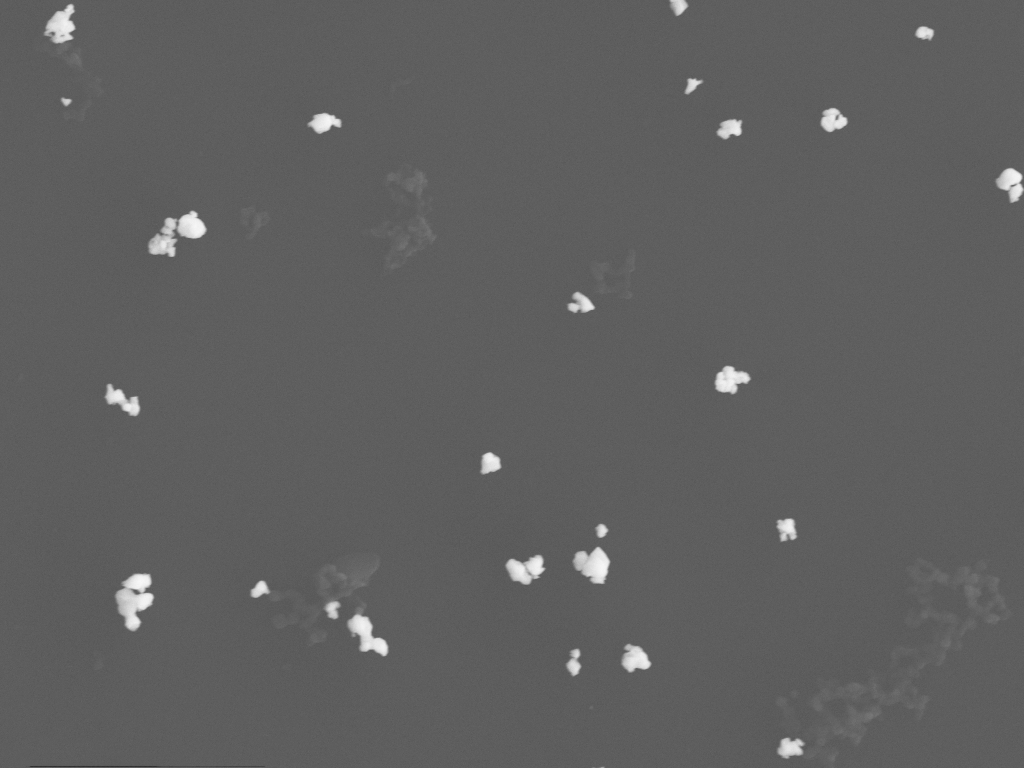
#> input picture _Archive_noLogo/2y-08WC-SDS1h-12PAH2h-wc30m-19.png, 1024 x 768 px, found by its file name
$ python TODO2.py
#> lines starting #> are read from the running program, lines starting #| are printed output that depends on the picture; after the words box and inside, x2 and y2 are one past the last pixel; in counts of white or black regions, pixels touching at a corner belong together; long printed decimals are rounded
import cv2
import numpy as np
import matplotlib.pyplot as plt
from scipy.signal import argrelextrema

# 读取图像
# 读取二值图像
image = cv2.imread('_Archive_noLogo/2y-08WC-SDS1h-12PAH2h-wc30m-19.png')
#> image is the input picture: shape (768, 1024, 3); min 45, max 248, mean 95.8
blur = cv2.pyrMeanShiftFiltering(image, sp=21, sr=55)
gray = cv2.cvtColor(blur, cv2.COLOR_BGR2GRAY)
ret, binary = cv2.threshold(gray, 0, 255, cv2.THRESH_BINARY + cv2.THRESH_OTSU)
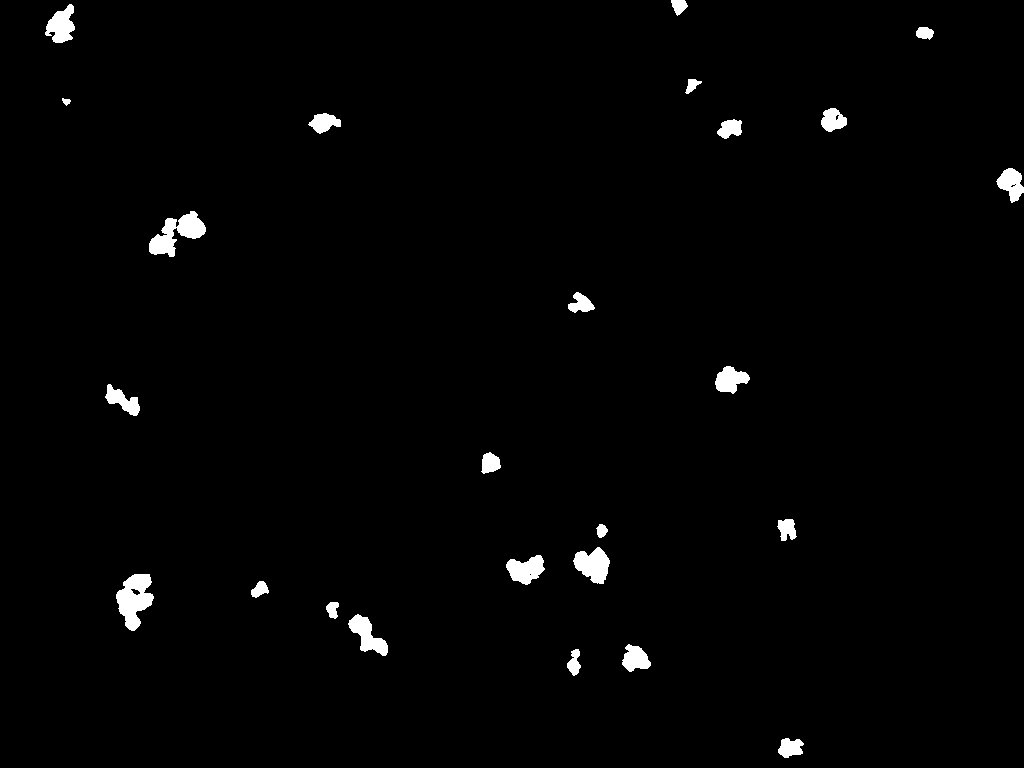
#> binary: shape (768, 1024); 1.5% white; 25 white regions, largest, box (x1, y1, x2, y2) and area: (116, 574, 154, 631) 1295, (149, 211, 206, 257) 1228, (573, 547, 610, 584) 886
#> ret = 152
dist = cv2.distanceTransform(binary, cv2.DIST_L2, 5)
dist_out = cv2.normalize(dist, 0, 1.0, cv2.NORM_MINMAX)
# 计算灰度值分布
hist, bins = np.histogram(dist_out.flatten(), bins=256, range=[0.001, 0.03])
#> hist = 256 values, max 2049 at index 10, min 0 at index 0, mean 45.43; bins = 257 values from 0.001 to 0.03

# 绘制灰度曲线图
plt.plot(bins[:-1], hist)

# 寻找极大值点
maxima_indices = argrelextrema(hist, np.greater)[0]
#> maxima_indices = 46 values from 10 to 235

# 设置阈值来选择频率较高的极大值点
threshold = np.percentile(hist, 90)
#> threshold = 76.5
selected_maxima_indices = [
    index for index in maxima_indices if hist[index] > threshold]
#> selected_maxima_indices = 25 values from 10 to 156

# 在图像上标记选择的极大值点并打印x坐标
for index in selected_maxima_indices:
    x = bins[index]
    y = hist[index]
    plt.scatter(x, y, c='r', marker='o')
    print(x/dist_out.max())
#> this loop made 25 passes
#> (index, x, y) on passes 1 to 12: (10, 0.00213, 2049), (18, 0.00304, 834), (30, 0.0044, 1080), (34, 0.00485, 780), (46, 0.00621, 693), (50, 0.00666, 544), (54, 0.00712, 430), (62, 0.00802, 628), (70, 0.00893, 465), (73, 0.00927, 338), (77, 0.00972, 305), (89, 0.0111, 679)
#| 0.07707
#| 0.1098
#| 0.1589
#| 0.1753
#| 0.2244
#| 0.2408
#| 0.2572
#| 0.2899
#> (further printed lines are left out)

# 设置坐标轴标签和标题
plt.xlabel('Gray Level')
plt.ylabel('Pixel Count')
plt.title('Gray Level Distribution of Distance Transform')

# 显示图像
plt.show()
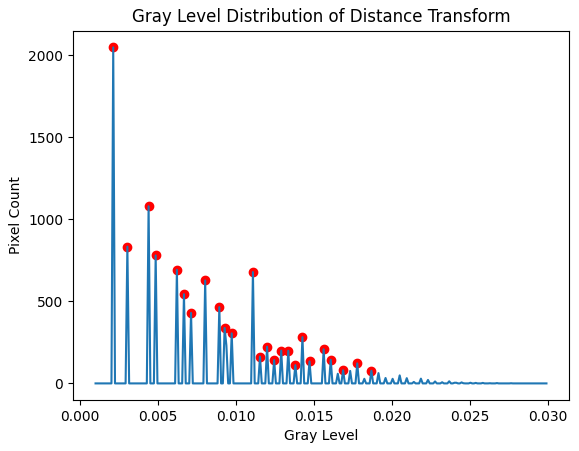
#> figure drawn by matplotlib, 1 panel; curve peaks at x = 0.00213, y = 2049

# [14 lines of commented-out code are left out]

$ run again, with _Archive_noLogo/2y-08WC-SDS1h-12PAH2h-wc30m-01.png copied over _Archive_noLogo/2y-08WC-SDS1h-12PAH2h-wc30m-19.png
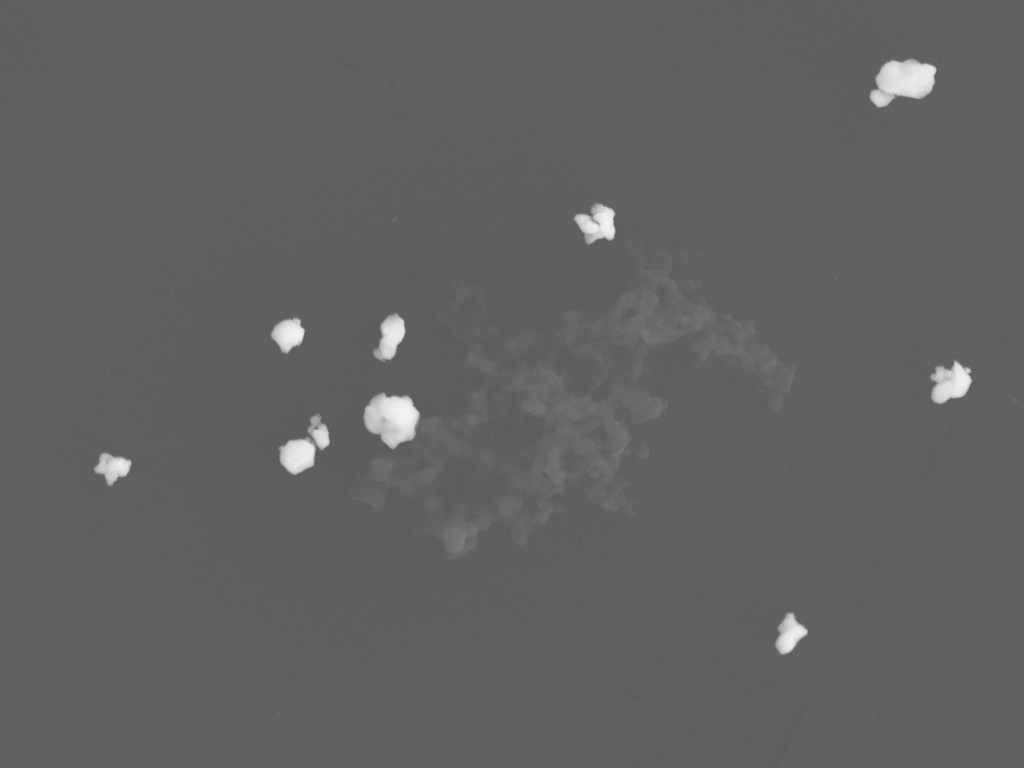
#> input picture _Archive_noLogo/2y-08WC-SDS1h-12PAH2h-wc30m-01.png, 1024 x 768 px, found by its file name
#> image is the input picture: shape (768, 1024, 3); min 87, max 246, mean 98.3
#> `ret, binary = cv2.threshold(gray, 0, 255, cv2.THRESH_BINARY + cv2.THRE..`:
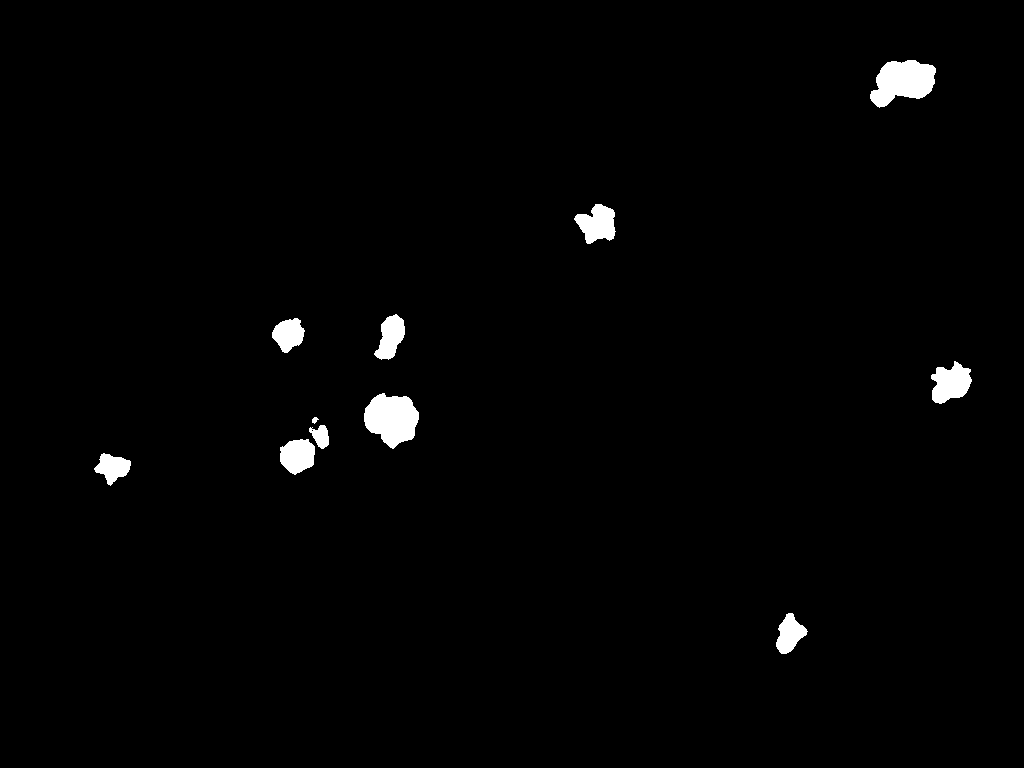
#> binary: shape (768, 1024); 1.4% white; 11 white regions, largest, box (x1, y1, x2, y2) and area: (364, 393, 419, 449) 2139, (870, 60, 936, 108) 2121, (931, 361, 972, 404) 1170
#> ret = 154
#> hist = 256 values, max 1180 at index 2, min 0 at index 0, mean 42.62; bins = 257 values from 0.001 to 0.03
#> maxima_indices = 95 values from 2 to 245
#> threshold = 127.5
#> selected_maxima_indices = 25 values from 2 to 98
#> the loop `for index in selected_maxima_indices:` made 25 passes
#> (index, x, y) on passes 1 to 8: (2, 0.00123, 1180), (7, 0.00179, 479), (14, 0.00259, 635), (16, 0.00281, 446), (23, 0.00361, 428), (26, 0.00395, 340), (28, 0.00417, 249), (33, 0.00474, 397)
#> (printed output is left out)
#> `plt.show()`:
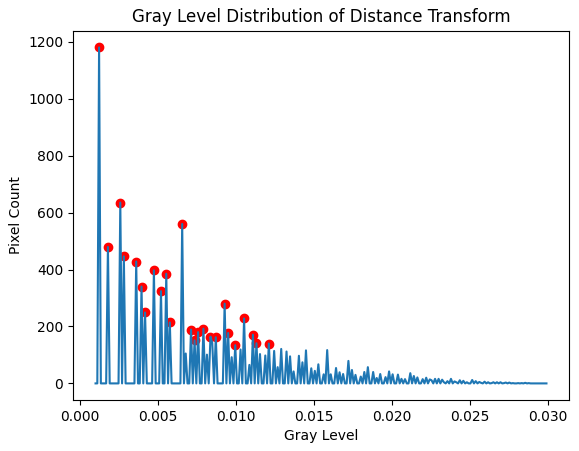
#> figure drawn by matplotlib, 1 panel; curve peaks at x = 0.00123, y = 1180

$ run again, with _Archive_noLogo/2y-08WC-SDS1h-12PAH2h-wc30m-02.png copied over _Archive_noLogo/2y-08WC-SDS1h-12PAH2h-wc30m-19.png
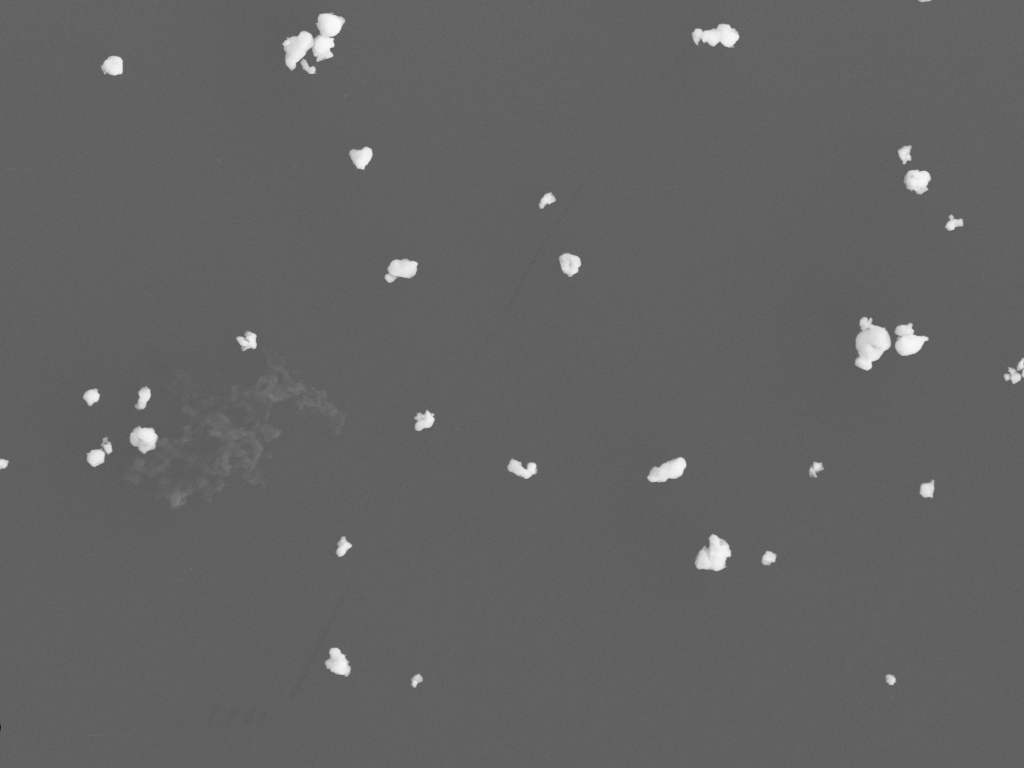
#> input picture _Archive_noLogo/2y-08WC-SDS1h-12PAH2h-wc30m-02.png, 1024 x 768 px, found by its file name
#> image is the input picture: shape (768, 1024, 3); min 28, max 249, mean 99.1
#> `ret, binary = cv2.threshold(gray, 0, 255, cv2.THRESH_BINARY + cv2.THRE..`:
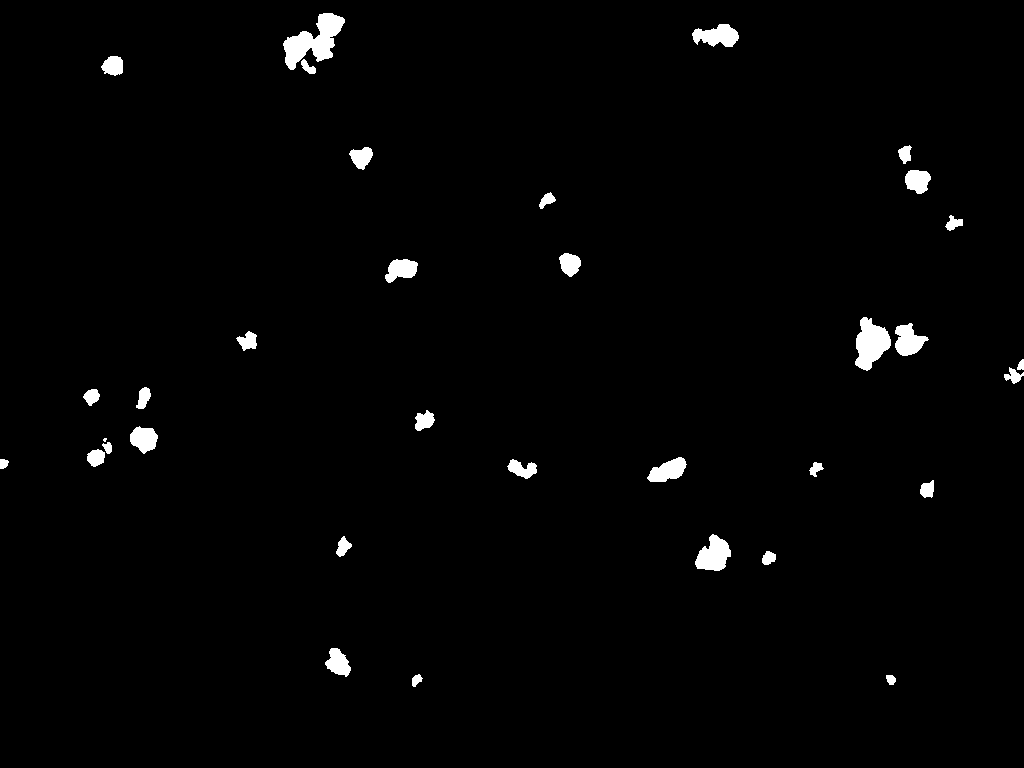
#> binary: shape (768, 1024); 1.6% white; 34 white regions (1 under 20 px), largest, box (x1, y1, x2, y2) and area: (283, 13, 345, 70) 1687, (855, 317, 891, 371) 1224, (695, 534, 731, 571) 862
#> ret = 157
#> hist = 256 values, max 2185 at index 8, min 0 at index 0, mean 47.66; bins = 257 values from 0.001 to 0.03
#> maxima_indices = 60 values from 8 to 253
#> threshold = 88.5
#> selected_maxima_indices = 26 values from 8 to 143
#> the loop `for index in selected_maxima_indices:` made 26 passes
#> (index, x, y) on passes 1 to 8: (8, 0.00191, 2185), (15, 0.0027, 848), (26, 0.00395, 1123), (30, 0.0044, 767), (40, 0.00553, 685), (44, 0.00598, 531), (47, 0.00632, 430), (54, 0.00712, 600)
#> (printed output is left out)
#> `plt.show()`:
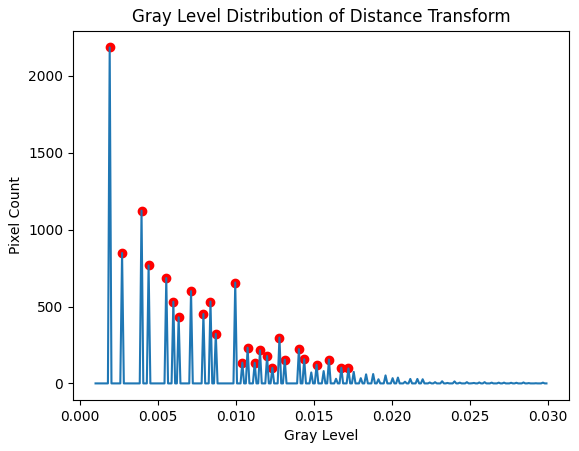
#> figure drawn by matplotlib, 1 panel; curve peaks at x = 0.00191, y = 2185

$ run again, with _Archive_noLogo/2y-08WC-SDS1h-12PAH2h-wc30m-03.png copied over _Archive_noLogo/2y-08WC-SDS1h-12PAH2h-wc30m-19.png
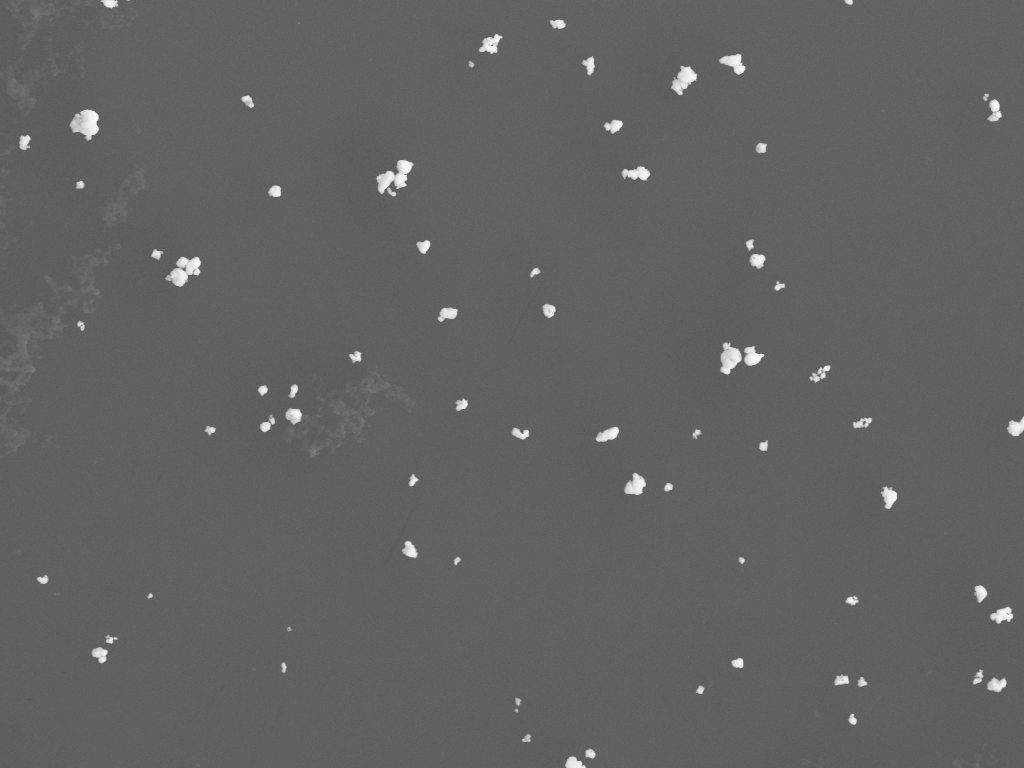
#> input picture _Archive_noLogo/2y-08WC-SDS1h-12PAH2h-wc30m-03.png, 1024 x 768 px, found by its file name
#> image is the input picture: shape (768, 1024, 3); min 87, max 249, mean 98.4
#> `ret, binary = cv2.threshold(gray, 0, 255, cv2.THRESH_BINARY + cv2.THRE..`:
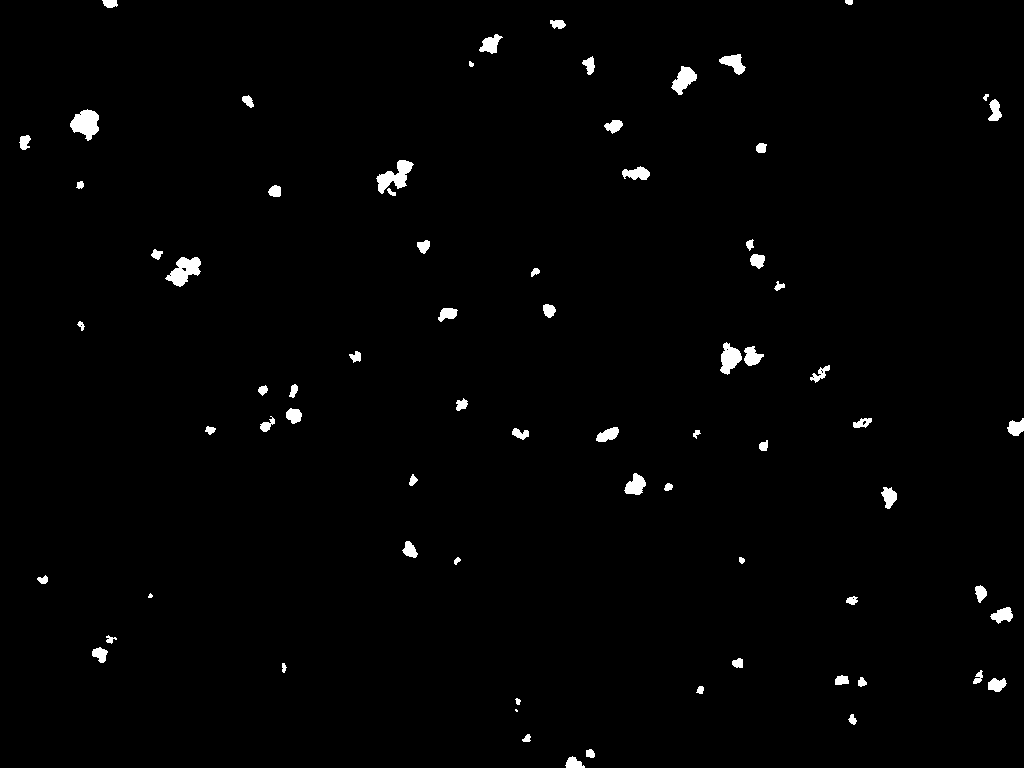
#> binary: shape (768, 1024); 1.3% white; 73 white regions (2 under 20 px), largest, box (x1, y1, x2, y2) and area: (70, 109, 99, 141) 597, (165, 257, 201, 287) 595, (376, 160, 414, 194) 590
#> ret = 155
#> hist = 256 values, max 2895 at index 20, min 0 at index 0, mean 39.54; bins = 257 values from 0.001 to 0.03
#> maxima_indices = 30 values from 20 to 251
#> threshold = 8.5
#> selected_maxima_indices = 26 values from 20 to 228
#> the loop `for index in selected_maxima_indices:` made 26 passes
#> (index, x, y) on passes 1 to 8: (20, 0.00327, 2895), (32, 0.00463, 1081), (50, 0.00666, 1301), (56, 0.00734, 846), (74, 0.00938, 677), (80, 0.0101, 509), (85, 0.0106, 376), (97, 0.012, 486)
#> (printed output is left out)
#> `plt.show()`:
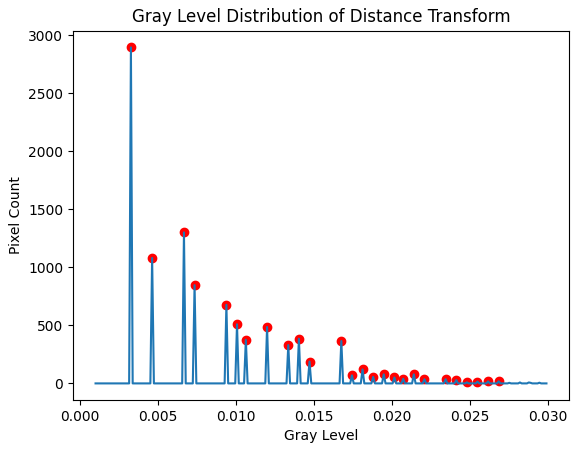
#> figure drawn by matplotlib, 1 panel; curve peaks at x = 0.00327, y = 2895
